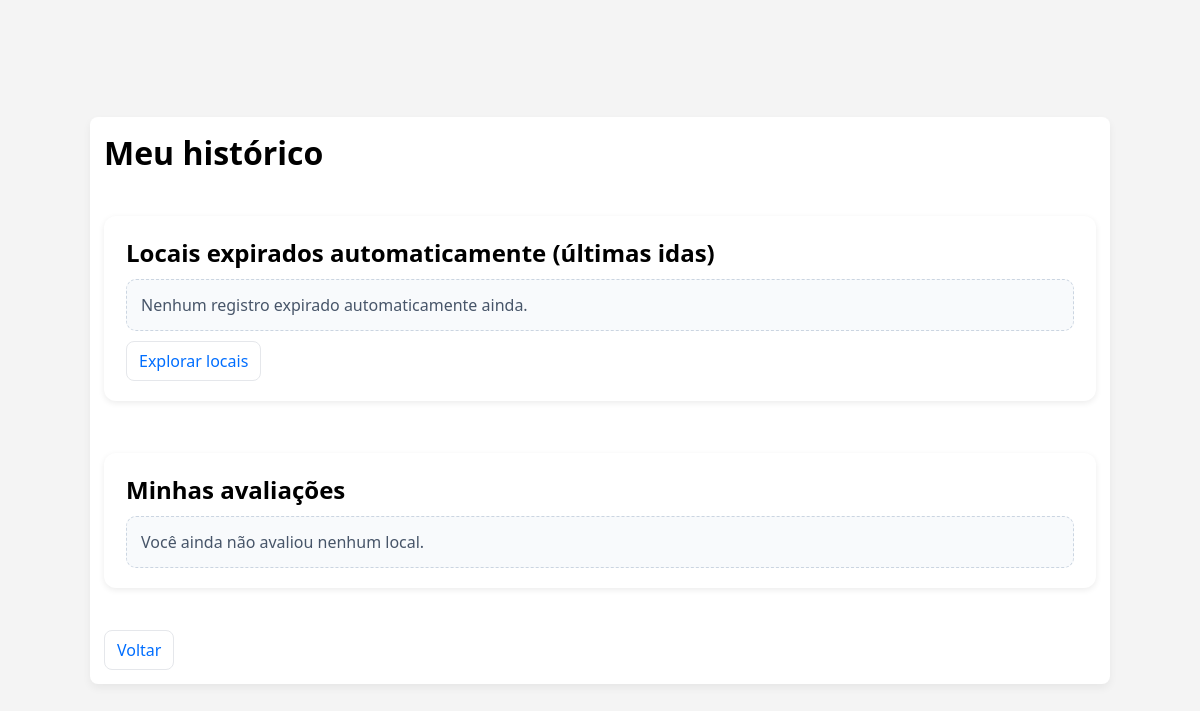
Before: /usuario/historico.php (signed in) with the older database file.
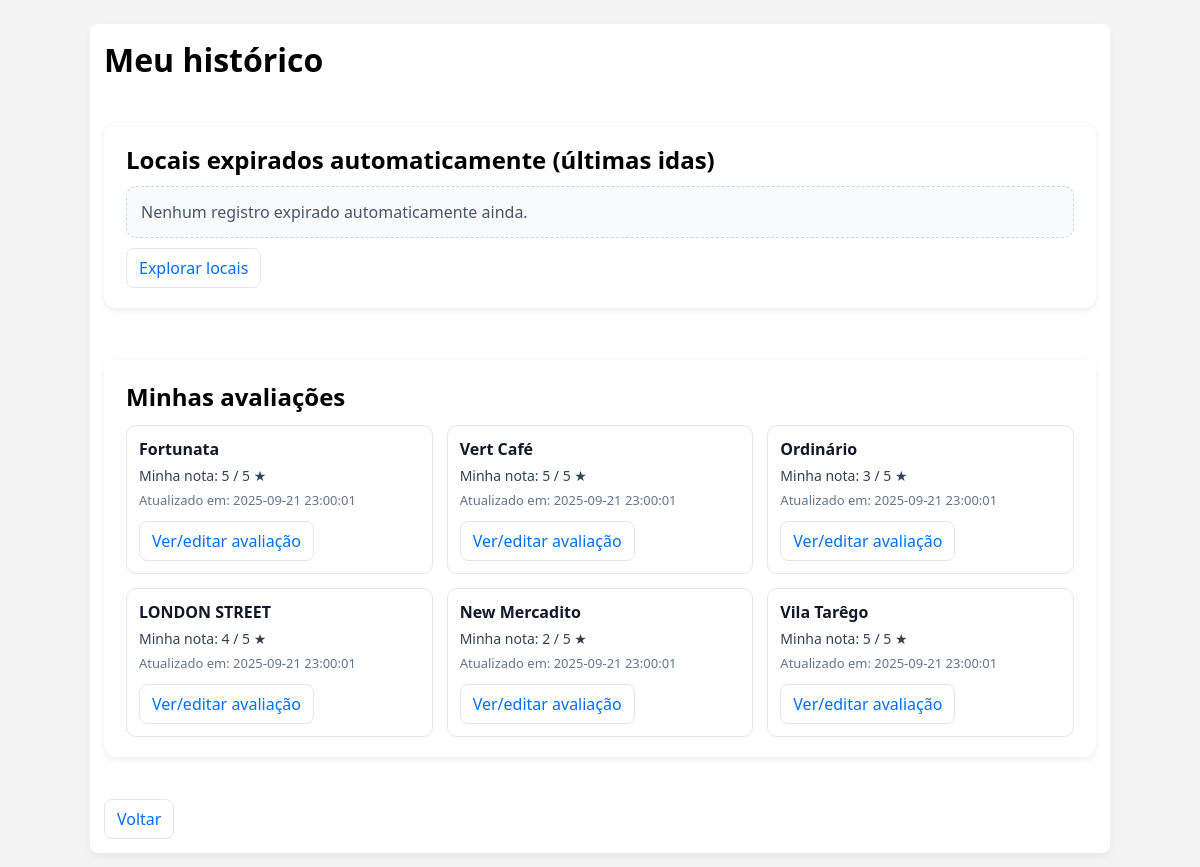
After: the same page with the newer database file.
### tables this page shows
CREATE TABLE avaliacoes (
  id_avaliacao INT AUTO_INCREMENT PRIMARY KEY,
  id_usuario   INT NOT NULL,
  id_local     INT NOT NULL,
  nota         TINYINT NOT NULL CHECK (nota BETWEEN 1 AND 5),
  comentario   TEXT NULL,
  criado_em    TIMESTAMP DEFAULT CURRENT_TIMESTAMP,
  atualizado_em TIMESTAMP DEFAULT CURRENT_TIMESTAMP ON UPDATE CURRENT_TIMESTAMP,
  CONSTRAINT fk_avaliacoes_usuario FOREIGN KEY (id_usuario) REFERENCES usuario(id_usuario) ON DELETE CASCADE,
  CONSTRAINT fk_avaliacoes_local   FOREIGN KEY (id_local)   REFERENCES locais(id_local)   ON DELETE CASCADE,
  UNIQUE KEY unq_user_local (id_usuario, id_local)   
);

CREATE TABLE locais (
  id_local INT AUTO_INCREMENT PRIMARY KEY,
   
  nome VARCHAR(120) NOT NULL,
  tipo ENUM(
    'Restaurante','Bar','Cafeteria','Lanchonete','Pizzaria',
    'Parque','Praça','Museu','Teatro','Show','Evento',
    'Feira','Mercado','Atração Turística','Outro'
  ) NOT NULL,
   
  descricao TEXT,
   
  endereco VARCHAR(255) NOT NULL,
   
  faixa_preco ENUM('Econômico','Médio','Alto') NOT NULL,
   
  horario_funcionamento TEXT,
   
  site VARCHAR(255),
  telefone VARCHAR(25),
  email_contato VARCHAR(120),
  redes_sociais TEXT,
   
  servicos TEXT,
   
  imagem_capa VARCHAR(255),
  avaliacao_media FLOAT DEFAULT 0,
   
  criado_em TIMESTAMP DEFAULT CURRENT_TIMESTAMP,
  atualizado_em TIMESTAMP DEFAULT CURRENT_TIMESTAMP ON UPDATE CURRENT_TIMESTAMP,
   
  INDEX idx_locais_tipo (tipo),
  INDEX idx_locais_faixa (faixa_preco),
  INDEX idx_locais_nome (nome)
);

### usuario/historico.php (the view, shortened to what this page needs)
<?php
$pdo = pdo();
$idUsuario = $_SESSION['id_usuario']
  ?? $_SESSION['user_id']
  ?? ($_SESSION['usuario']['id_usuario'] ?? null)
  ?? ($_SESSION['user']['id_usuario'] ?? null)
  ?? ($_SESSION['auth']['id_usuario'] ?? null);
$idUsuario = (int) ($idUsuario ?? 0);
$pdo->prepare("
  UPDATE estou_indo
     SET desmarcado_em = NOW(),
         desmarcado_motivo = 'auto'
   WHERE id_usuario = :u
     AND desmarcado_em IS NULL
     AND TIMESTAMPDIFF(HOUR, data_marcacao, NOW()) > 12
")->execute([':u' => $idUsuario]);
$sqlIr = "
  SELECT
    ei.data_marcacao,
    ei.desmarcado_em,
    ei.desmarcado_motivo,
    l.id_local,
    l.nome,
    l.tipo,
    l.faixa_preco,
    l.endereco,
    l.avaliacao_media,
    'encerrado (auto)' AS status
  FROM estou_indo ei
  JOIN locais l ON l.id_local = ei.id_local
  WHERE ei.id_usuario = :u
    AND ei.desmarcado_em IS NOT NULL
    AND ei.desmarcado_motivo = 'auto'
  ORDER BY ei.data_marcacao DESC
";
$stmtIr = $pdo->prepare($sqlIr);
$stmtIr->execute([':u' => $idUsuario]);
$indo = $stmtIr->fetchAll(PDO::FETCH_ASSOC);
$sqlAval = "
  SELECT a.id_avaliacao, a.nota, a.comentario, a.criado_em, a.atualizado_em,
         l.id_local, l.nome, l.tipo, l.faixa_preco, l.avaliacao_media
  FROM avaliacoes a
  JOIN locais l ON l.id_local = a.id_local
  WHERE a.id_usuario = :u
  ORDER BY a.atualizado_em DESC, a.criado_em DESC
";
$stmtAval = $pdo->prepare($sqlAval);
$stmtAval->execute([':u' => $idUsuario]);
$avaliacoes = $stmtAval->fetchAll(PDO::FETCH_ASSOC);
?>
<!DOCTYPE html>
<html lang="pt-br">
<head>
  <link rel="stylesheet" href="../css/style.css">
  <link rel="stylesheet" href="../css/explorar.css">
</head>
<body>
  <div class="main-container">
    <h1 style="margin-bottom:10px;">Meu histórico</h1>
    <section class="section">
      <h2>Locais expirados automaticamente (últimas idas)</h2>
      <?php if (!$indo): ?>
        <div class="empty">Nenhum registro expirado automaticamente ainda.</div>
        <div style="margin-top:10px;">
          <a class="link-button" href="../locais/explorar.php">Explorar locais</a>
        </div>
      <?php endif; ?>
    </section>
    <section class="section">
      <h2>Minhas avaliações</h2>
      <?php if (!$avaliacoes): ?>
        <div class="empty">Você ainda não avaliou nenhum local.</div>
      <?php else: ?>
        <div class="items-list">
          <?php foreach ($avaliacoes as $row): ?>
            <div class="item-card">
              <div class="title"><?php echo htmlspecialchars($row['nome'], ENT_QUOTES, 'UTF-8'); ?></div>
              <div class="rating">Minha nota: <?php echo (int)$row['nota']; ?> / 5 ★</div>
              <div class="meta">Atualizado em: <?php echo htmlspecialchars($row['atualizado_em'], ENT_QUOTES, 'UTF-8'); ?></div>
              <div class="actions">
                <a class="link-button" href="../locais/detalhes.php?id=<?php echo (int)$row['id_local']; ?>">Ver/editar avaliação</a>
              </div>
            </div>
          <?php endforeach; ?>
        </div>
      <?php endif; ?>
    </section>
    <div style="margin-top:10px;">
      <a class="link-button" href="../auth/perfil.php">Voltar</a>
    </div>
  </div>
</body>
</html>

Changed rows visible on the page:
added avaliacoes: id_local.nome "Fortunata", nota "5", atualizado_em "2025-09-21 23:00:01"
added avaliacoes: id_local.nome "Vert Café", nota "5", atualizado_em "2025-09-21 23:00:01"
added avaliacoes: id_local.nome "Ordinário", nota "3", atualizado_em "2025-09-21 23:00:01"
added avaliacoes: id_local.nome "LONDON STREET", nota "4", atualizado_em "2025-09-21 23:00:01"
added avaliacoes: id_local.nome "New Mercadito", nota "2", atualizado_em "2025-09-21 23:00:01"
added avaliacoes: id_local.nome "Vila Tarêgo", nota "5", atualizado_em "2025-09-21 23:00:01"
Other visible differences:
text no longer shown: "Você ainda não avaliou nenhum local."
